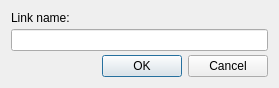
<?xml version="1.0" encoding="UTF-8"?>
<ui version="4.0">
 <class>LinkEditDialog</class>
 <widget class="QDialog" name="LinkEditDialog">
  <property name="geometry">
   <rect>
    <x>0</x>
    <y>0</y>
    <width>279</width>
    <height>81</height>
   </rect>
  </property>
  <property name="windowTitle">
   <string>Dialog</string>
  </property>
  <layout class="QVBoxLayout" name="verticalLayout">
   <property name="spacing">
    <number>4</number>
   </property>
   <item>
    <widget class="QLabel" name="label">
     <property name="text">
      <string>Link name:</string>
     </property>
    </widget>
   </item>
   <item>
    <widget class="QLineEdit" name="lineEdit"/>
   </item>
   <item>
    <widget class="QDialogButtonBox" name="buttonBox">
     <property name="orientation">
      <enum>Qt::Horizontal</enum>
     </property>
     <property name="standardButtons">
      <set>QDialogButtonBox::Cancel|QDialogButtonBox::Ok</set>
     </property>
    </widget>
   </item>
  </layout>
 </widget>
 <resources/>
 <connections>
  <connection>
   <sender>buttonBox</sender>
   <signal>accepted()</signal>
   <receiver>LinkEditDialog</receiver>
   <slot>accept()</slot>
   <hints>
    <hint type="sourcelabel">
     <x>248</x>
     <y>254</y>
    </hint>
    <hint type="destinationlabel">
     <x>157</x>
     <y>274</y>
    </hint>
   </hints>
  </connection>
  <connection>
   <sender>buttonBox</sender>
   <signal>rejected()</signal>
   <receiver>LinkEditDialog</receiver>
   <slot>reject()</slot>
   <hints>
    <hint type="sourcelabel">
     <x>316</x>
     <y>260</y>
    </hint>
    <hint type="destinationlabel">
     <x>286</x>
     <y>274</y>
    </hint>
   </hints>
  </connection>
 </connections>
</ui>
